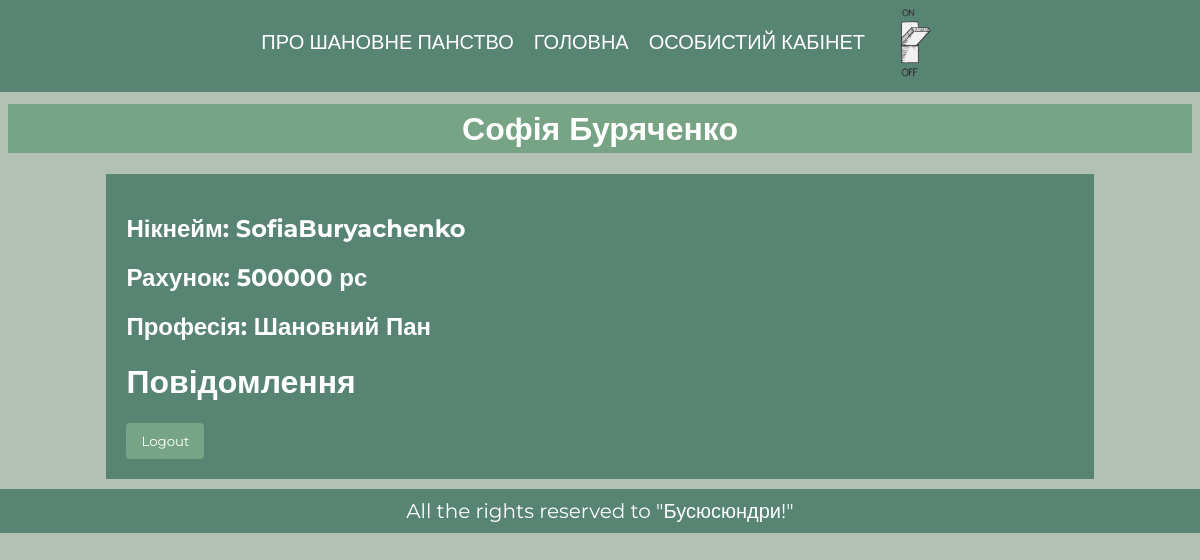
The app's page /profile (signed in), older data.
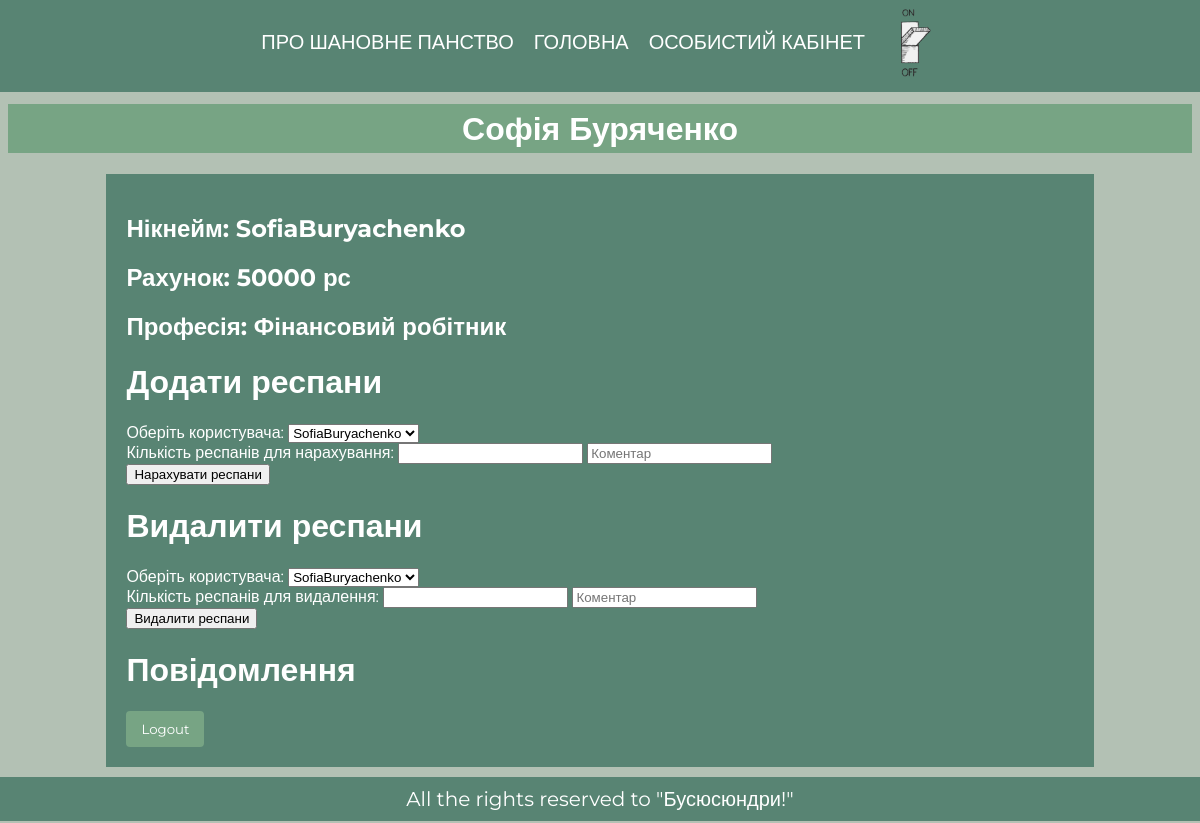
The same page, newer data.
### app/models.py (models this page shows)
class User(AbstractUser):
    money = models.IntegerField('Респани', blank=True, default=0)
    profession = models.CharField('професія', blank=False, max_length=50, default="Шановний Пан")
    date_birth = models.DateTimeField(blank=True, null=True, verbose_name="День народження")

### app/views.py (the view)
# urls.py: path('profile', views.profile, name='profile'),
@login_required
def profile(request):
    user_messages = UserMessage.objects.filter(user=request.user).order_by('-created_at')
    users = User.objects.all()
    return render(request, 'app/profile.html', {'users': users, 'user_messages': user_messages})

### app/templates/app/profile.html (shortened to what this page needs)
{% extends 'app/base.html' %}
{% load static %}
{% block main %}
  <h1 class="name-surname">{{ user.first_name }} {{ user.last_name }}</h1>
  <div class="profile">
    <h2>Нікнейм: {{ user.username }}</h2>
    <h2>Рахунок: {{ user.money }} рс</h2>
    <h2>Професія: {{ user.profession }}</h2>
    {% if user.profession == 'Фінансовий робітник' %}
      <h1>Додати респани</h1>
      <form action="{% url 'add_respan' %}" method="POST">
        <label for="selected_user">Оберіть користувача:</label>
        <select name="selected_user" id="selected_user">
          {% for other_user in users %}
            <option value="{{ other_user.id }}">{{ other_user.username }}</option>
          {% endfor %}
        </select>
        <br>
        <label for="respan_amount">Кількість респанів для нарахування:</label>
        <input type="number" id="respan_amount" name="respan_amount" min="1" required>
        <input type="text" id="comment" name="comment" placeholder="Коментар">
        <br>
        <button type="submit">Нарахувати респани</button>
      </form>
      <h1>Видалити респани</h1>
      <form action="{% url 'remove_respan' %}" method="POST">
        <label for="selected_user">Оберіть користувача:</label>
        <select name="selected_user" id="selected_user">
          {% for other_user in users %}
            <option value="{{ other_user.id }}">{{ other_user.username }}</option>
          {% endfor %}
        </select>
        <br>
        <label for="respan_amount">Кількість респанів для видалення:</label>
        <input type="number" id="respan_amount" name="respan_amount" min="1" required>
        <input type="text" id="comment" name="comment" placeholder="Коментар">
        <br>
        <button type="submit">Видалити респани</button>
      </form>
    {% endif %}
    <h1>Повідомлення</h1>
    <button class="logout"onclick="location.href='{% url 'logout' %}?next=/profile'">Logout</button>
  </div>
{% endblock %}
{% block footer %}
All the rights reserved to "Бусюсюндри!"
{% endblock %}

Row changes from the older to the newer data that the page shows:
changed User "Софія": money "500000" → "50000"; profession "Шановний Пан" → "Фінансовий робітник"
Text that changed along with them:
form field selected_user: (not shown) → "SofiaBuryachenko"
text now shown: "Додати респани Оберіть користувача: Кількість респанів для нарахування: Нарахувати респани Видалити респани Оберіть користувача: Кількість респанів для видалення: Видалити респани"
